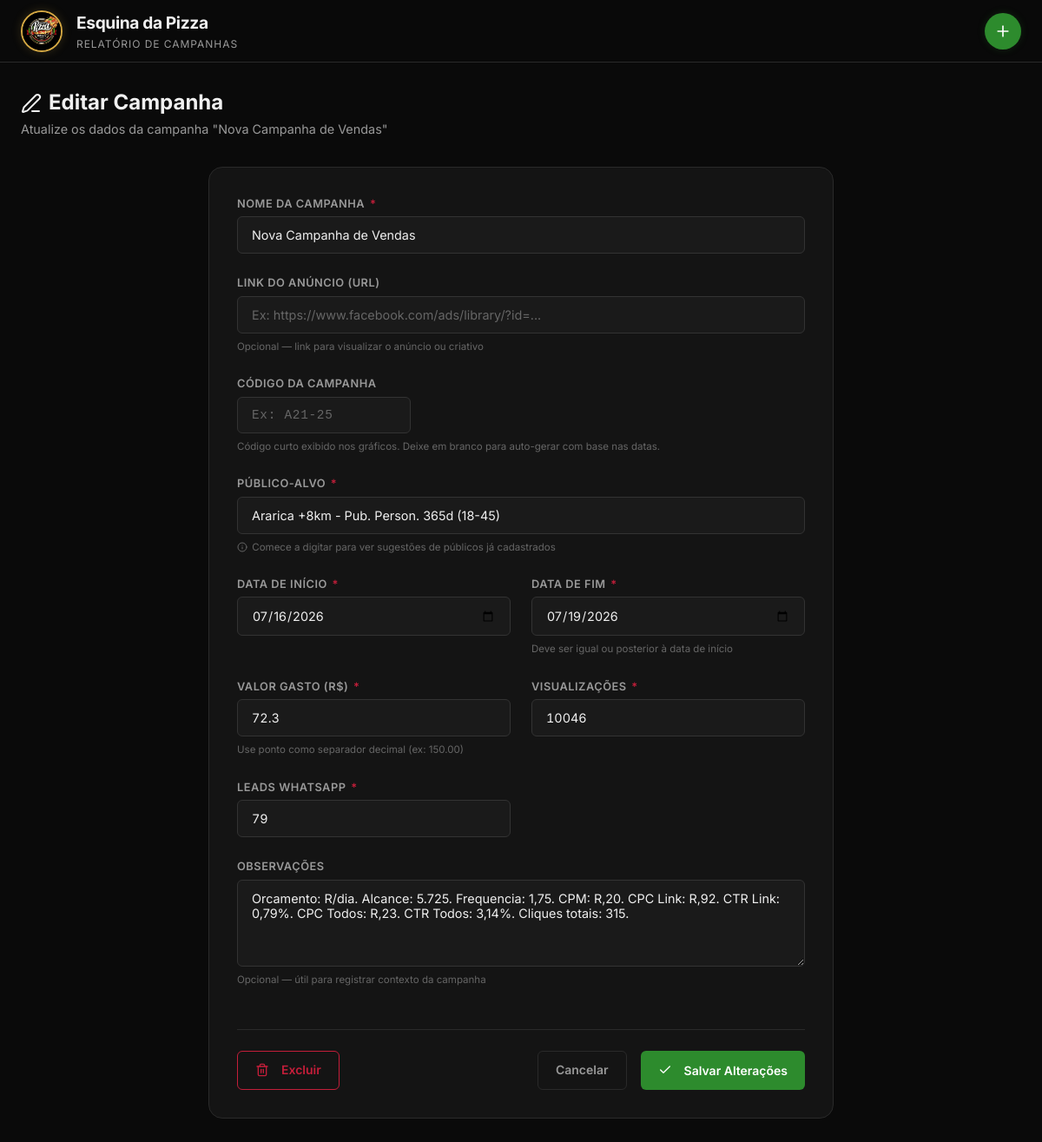
The page /editar-campanha/8 on the database its author committed.
### tables this page shows
CREATE TABLE campanhas (
            id INTEGER PRIMARY KEY AUTOINCREMENT,
            nome_campanha TEXT NOT NULL,
            publico_alvo TEXT NOT NULL,
            data_inicio DATE NOT NULL,
            data_fim DATE NOT NULL,
            valor_gasto REAL NOT NULL,
            visualizacoes INTEGER NOT NULL,
            conversas_iniciadas INTEGER NOT NULL,
            observacoes TEXT
        , codigo_campanha TEXT, link_anuncio TEXT);

### app.py (the view, shortened to what this page needs)
@app.route('/editar-campanha/<int:campanha_id>', methods=['GET', 'POST'])
def editar_campanha(campanha_id):
    conn = get_db()
    campanha = conn.execute("SELECT * FROM campanhas WHERE id = ?", (campanha_id,)).fetchone()
    close_db(conn)
    if not campanha:
        flash('Campanha não encontrada.', 'error')
        return redirect(url_for('dashboard'))
    return render_template('editar_campanha.html',
        campanha=dict(campanha),
        campanha_id=campanha_id,
        publicos=_obter_publicos(),
    )

### app.py (called while the page is built)
def _obter_publicos():
    conn = get_db()
    publicos = [row['publico_alvo'] for row in conn.execute(
        "SELECT DISTINCT publico_alvo FROM campanhas ORDER BY publico_alvo"
    ).fetchall()]
    close_db(conn)
    return publicos

### database.py (called while the page is built)
def get_db():
    diretorio = os.path.dirname(DATABASE_PATH)
    if diretorio and not os.path.exists(diretorio):
        os.makedirs(diretorio, exist_ok=True)
    conn = sqlite3.connect(DATABASE_PATH)
    conn.row_factory = sqlite3.Row  # Permite acesso por nome: row['coluna']
    conn.execute("PRAGMA journal_mode=WAL")  # Melhor performance de escrita
    return conn

### templates/editar_campanha.html (shortened to what this page needs)
{% extends "base.html" %}
{% block content %}
<div class="page-title">
    <h1><i data-lucide="edit-3" style="vertical-align: middle; margin-right: 8px;"></i>Editar Campanha</h1>
    <p>Atualize os dados da campanha "{{ campanha.get('nome_campanha', '') }}"</p>
</div>
<section class="form-section">
    <form id="form-campanha" method="POST" action="{{ url_for('editar_campanha', campanha_id=campanha_id) }}">
        <div class="form-grid">
            <div class="form-group form-group--full">
                <label for="nome_campanha">
                    Nome da Campanha <span class="required">*</span>
                </label>
                <input type="text"
                       id="nome_campanha"
                       name="nome_campanha"
                       value="{{ campanha.get('nome_campanha', '') }}"
                       placeholder="Ex: Promo Terça da Pizza"
                       required
                       maxlength="200">
            </div>
            <div class="form-group form-group--full">
                <label for="link_anuncio">
                    Link do Anúncio (URL)
                </label>
                <input type="url"
                       id="link_anuncio"
                       name="link_anuncio"
                       value="{{ campanha.get('link_anuncio', '') or '' }}"
                       placeholder="Ex: https://www.facebook.com/ads/library/?id=..."
                       maxlength="500">
                <span class="form-hint">Opcional — link para visualizar o anúncio ou criativo</span>
            </div>
            <div class="form-group form-group--full">
                <label for="codigo_campanha">
                    Código da Campanha
                </label>
                <input type="text"
                       id="codigo_campanha"
                       name="codigo_campanha"
                       value="{{ campanha.get('codigo_campanha', '') or '' }}"
                       placeholder="Ex: A21-25"
                       maxlength="20"
                       style="font-family: monospace; letter-spacing: 0.05em; max-width: 200px;">
                <span class="form-hint">Código curto exibido nos gráficos. Deixe em branco para auto-gerar com base nas datas.</span>
            </div>
            <div class="form-group form-group--full">
                <label for="publico_alvo">
                    Público-Alvo <span class="required">*</span>
                </label>
                <input type="text"
                       id="publico_alvo"
                       name="publico_alvo"
                       value="{{ campanha.get('publico_alvo', '') }}"
                       placeholder="Ex: Zona Sul - 18 a 45 anos"
                       list="publicos-lista"
                       required
                       maxlength="200">
                <span class="form-hint"><i data-lucide="info" style="width: 12px; height: 12px; vertical-align: middle; margin-right: 2px;"></i> Comece a digitar para ver sugestões de públicos já cadastrados</span>
            </div>
            <div class="form-group">
                <label for="data_inicio">
                    Data de Início <span class="required">*</span>
                </label>
                <input type="date"
                       id="data_inicio"
                       name="data_inicio"
                       value="{{ campanha.get('data_inicio', '') }}"
                       oninput="atualizarCodigoSeVazio()"
                       required>
            </div>
            <div class="form-group">
                <label for="data_fim">
                    Data de Fim <span class="required">*</span>
                </label>
                <input type="date"
                       id="data_fim"
                       name="data_fim"
                       value="{{ campanha.get('data_fim', '') }}"
                       oninput="atualizarCodigoSeVazio()"
                       required>
                <span class="form-hint">Deve ser igual ou posterior à data de início</span>
            </div>
            <div class="form-group">
                <label for="valor_gasto">
                    Valor Gasto (R$) <span class="required">*</span>
                </label>
                <input type="number"
                       id="valor_gasto"
                       name="valor_gasto"
                       value="{{ campanha.get('valor_gasto', '') }}"
                       placeholder="0.00"
                       step="0.01"
                       min="0"
                       required>
                <span class="form-hint">Use ponto como separador decimal (ex: 150.00)</span>
            </div>
            <div class="form-group">
                <label for="visualizacoes">
                    Visualizações <span class="required">*</span>
                </label>
                <input type="number"
                       id="visualizacoes"
                       name="visualizacoes"
                       value="{{ campanha.get('visualizacoes', '') }}"
                       placeholder="0"
                       min="0"
                       required>
            </div>
            <div class="form-group">
                <label for="conversas_iniciadas">
                    Leads WhatsApp <span class="required">*</span>
                </label>
                <input type="number"
                       id="conversas_iniciadas"
                       name="conversas_iniciadas"
                       value="{{ campanha.get('conversas_iniciadas', '') }}"
                       placeholder="0"
                       min="0"
                       required>
            </div>
            <div class="form-group form-group--full">
                <label for="observacoes">
                    Observações
                </label>
                <textarea id="observacoes"
                          name="observacoes"
                          placeholder="Anotações opcionais — ex: campanha pausada no dia X, mudança de configuração..."
                          maxlength="500">{{ campanha.get('observacoes', '') or '' }}</textarea>
                <span class="form-hint">Opcional — útil para registrar contexto da campanha</span>
            </div>
            <div class="form-actions">
                <a href="#"
                   class="btn btn-danger"
                   id="btn-excluir"
                   style="margin-right: auto;"
                   onclick="event.preventDefault(); if(confirm('Tem certeza que deseja excluir &quot;{{ campanha.get('nome_campanha', '') }}&quot;?\n\nEsta ação não pode ser desfeita.')) { document.getElementById('form-excluir').submit(); }">
                    <i data-lucide="trash-2" style="width: 16px; height: 16px; margin-right: 6px; vertical-align: middle;"></i> Excluir
                </a>
                <a href="{{ url_for('dashboard') }}" class="btn btn-secondary" id="btn-cancelar">
                    Cancelar
                </a>
                <button type="submit" class="btn btn-success" id="btn-salvar">
                    <i data-lucide="check" style="width: 16px; height: 16px; margin-right: 6px; vertical-align: middle;"></i> Salvar Alterações
                </button>
            </div>
        </div>
    </form>
</section>
{% endblock %}

### rows shown on the page
campanhas: get "Nova Campanha de Vendas", nome_campanha "Nova Campanha de Vendas", publico_alvo "Ararica +8km - Pub. Person. 365d (18-45)", data_inicio "07/16/2026", data_fim "07/19/2026", valor_gasto "72.3", visualizacoes "10046", observacoes "Orcamento: R/dia. Alcance: 5.725. Frequencia: 1,75. CPM: R,20. CPC Link: R,92. CTR Link: 0,79%. CPC Todos: R,23. CTR Todos: 3,14%. Cliques totais: 315."
